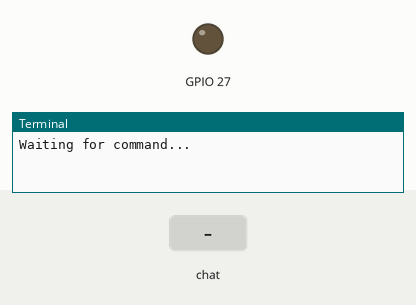
Simulated run of this program. Board: Raspberry Pi (BCM pin numbers). Parts: output pins drawn as LEDs (lit = HIGH), the last lines printed to the terminal. Inputs (shaded band) come from the test bench.

Above: at 1.2 s.
1.3 s: chat message "On" arrives
At 3.1 s:
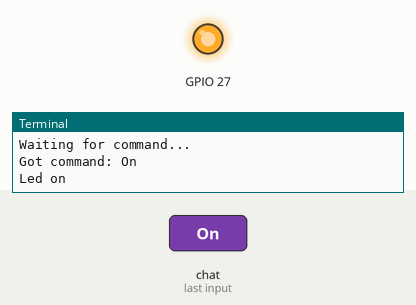
3.4 s: chat message "Off" arrives
At 4.9 s:
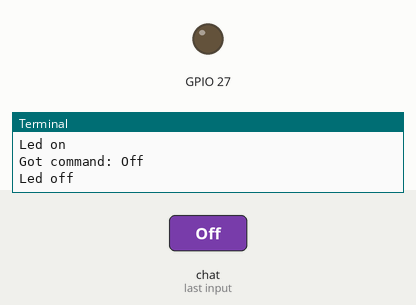
Timing chart, 0 to 6.4 s (numbered marks = the images above; inputs shaded):
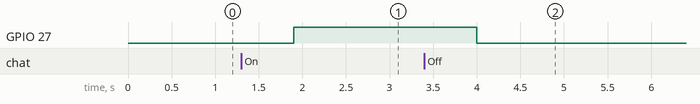

The program:

led_control.py
```python
import sys
import time
import random
import datetime
import telepot
import RPi.GPIO as GPIO

#LED
def on(pin):
    GPIO.output(pin,GPIO.HIGH)
    return
def off(pin):
    GPIO.output(pin,GPIO.LOW)
    return

# Use Raspberry PIN in BCM format
GPIO.setmode(GPIO.BCM)
# GPIO output channel
GPIO.setup(27, GPIO.OUT)

def handle(msg):
    chat_id = msg['chat']['id']
    command = msg['text']
    print 'Got command: %s' % command

    if command == 'On':
        bot.sendMessage(chat_id, 'Led on')
        bot.sendMessage(chat_id, 'Waiting for command...')
        print 'Led on'
        bot.sendMessage(chat_id, on(27))
    elif command =='Off':
        bot.sendMessage(chat_id, 'Led off')
        bot.sendMessage(chat_id, 'Waiting for command...')
        print 'Led off'
        bot.sendMessage(chat_id, off(27))
    else:
        bot.sendMessage(chat_id, 'Command not found')

bot = telepot.Bot('bot token')
bot.message_loop(handle)
GPIO.output(27,GPIO.LOW)
print 'Waiting for command...'

try:
    while 1:
        time.sleep(10)

except KeyboardInterrupt: # If CTRL+C is pressed, exit cleanly:
        GPIO.cleanup()
```

Measured:
- after the input at 1.3 s, GPIO 27: LOW → HIGH after 0.60 s
- after the input at 3.4 s, GPIO 27: HIGH → LOW after 0.60 s
